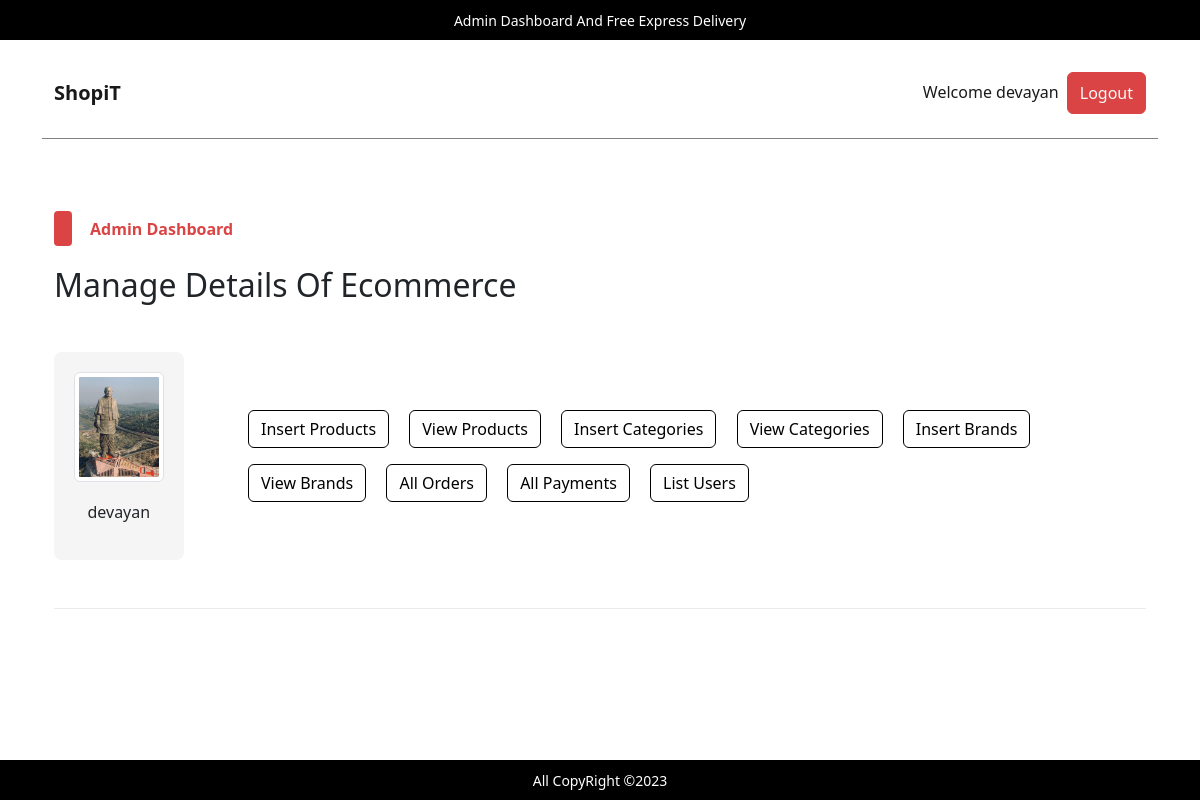
/admin/index.php (signed in), run on the app's committed database.
### tables this page shows
CREATE TABLE `admin_table` (
  `admin_id` int(11) NOT NULL,
  `admin_name` varchar(100) NOT NULL,
  `admin_email` varchar(200) NOT NULL,
  `admin_image` varchar(255) NOT NULL,
  `admin_password` varchar(255) NOT NULL
);

### admin/index.php (the view, shortened to what this page needs)
<?php
    include('../includes/connect.php');
    if(isset($_SESSION['admin_username'])){
        $admin_name = $_SESSION['admin_username'];
        $get_admin_data = "SELECT * FROM `admin_table` WHERE admin_name = '$admin_name'";
        $get_admin_result = mysqli_query($con,$get_admin_data);
        $row_fetch_admin_data = mysqli_fetch_array($get_admin_result);
        $admin_name = $row_fetch_admin_data['admin_name'];
        $admin_image = $row_fetch_admin_data['admin_image'];
    }else{
        echo "<script>window.open('./admin_login.php','_self');</script>";
    }
?>
<!DOCTYPE html>
<html lang="en">
<head>
    <link rel="stylesheet" href="../assets/css/bootstrap.css" />
    <link rel="stylesheet" href="../assets/css/main.css" />
</head>
<body>
    <div class="container my-5 pb-5">
    <div class="upper-nav primary-bg p-2 px-3 text-center text-break fixed-top">
        <span>Admin Dashboard And Free Express Delivery</span>
    </div>
    <nav class="navbar navbar-expand-lg navbar-light bg-light my-5">
        <div class="container py-3">
            <a class="navbar-brand fw-bold" href="#">ShopiT</a>
            <div class="collapse navbar-collapse" id="navbarSupportedContentad">
                <ul class="navbar-nav ms-auto mb-2 mb-lg-0">
                    <li class="nav-item">
                        <a class="nav-link active" aria-current="page" href="#">Welcome <?php echo $admin_name;?></a>
                    </li>
                    <li class="nav-item">
                    <button class="btn btn-primary p-0 px-1">
                            <a href="./admin_logout.php" class="nav-link text-light">Logout</a>
                        </button>
                    </li>
                </ul>
            </div>
        </div>
    </nav>
    <div class="control my-5">
        <div class="container pt-4 pb-0">
            <div class="categ-header">
                <div class="sub-title">
                    <span class="shape"></span>
                    <span class="title">Admin Dashboard</span>
                </div>
                <h2>Manage Details Of Ecommerce</h2>
            </div>
            <div class="row align-items-center mb-5">
                <div class="col-md-2">
                    <div class="admin-image">
                        <a href="./index.php"><img src="./admin_images/<?php echo $admin_image;?>" class="img-thumbnail" alt="Admin Photo"></a>
                        <p><?php echo $admin_name;?></p>
                    </div>
                </div>
                <div class="col-md-10 ">
                    <div class="buttons">
                        <button class="btn btn-outline-primary m-2">
                            <a href="./insert_product.php" class="nav-link">Insert Products</a>
                        </button>
                        <button class="btn btn-outline-primary m-2">
                            <a href="index.php?view_products" class="nav-link">View Products</a>
                        </button>
                        <button class="btn btn-outline-primary m-2">
                            <a href="index.php?insert_category" class="nav-link">Insert Categories</a>
                        </button>
                        <button class="btn btn-outline-primary m-2">
                            <a href="index.php?view_categories" class="nav-link">View Categories</a>
                        </button>
                        <button class="btn btn-outline-primary m-2">
                            <a href="index.php?insert_brand" class="nav-link">Insert Brands</a>
                        </button>
                        <button class="btn btn-outline-primary m-2">
                            <a href="index.php?view_brands" class="nav-link">View Brands</a>
                        </button>
                        <button class="btn btn-outline-primary m-2">
                            <a href="index.php?list_orders" class="nav-link">All Orders</a>
                        </button>
                        <button class="btn btn-outline-primary m-2">
                            <a href="index.php?list_payments" class="nav-link">All Payments</a>
                        </button>
                        <button class="btn btn-outline-primary m-2">
                            <a href="index.php?list_users" class="nav-link">List Users</a>
                        </button>
                    </div>
                </div>
            </div>
        </div>
    </div>
    <div class="container">
        <div class="divider"></div>
    </div>
    <div class="upper-nav primary-bg p-2 px-3 text-center text-break fixed-bottom">
        <span>All CopyRight &copy;2023</span>
    </div>
</div>
</body>
</html>

### assets/css/main.css (style rules this page uses)
* { -webkit-box-sizing: border-box; -moz-box-sizing: border-box; box-sizing: border-box; margin: 0; padding: 0; }
html { scroll-behavior: smooth; }
a { text-decoration: none; color: #000000; cursor: pointer; }
button, input[type="submit"] { cursor: pointer; }
ul { list-style: none; }
.primary-bg { background-color: #000; }
.divider { background-color: #eaeaea; height: 1.5px; width: 100%; margin-top: 30px; margin-bottom: 40px; }
.container .categ-header { display: flex; flex-direction: column; gap: 20px; margin-bottom: 40px; }
.container .categ-header .sub-title { display: flex; flex-direction: row; gap: 18px; align-items: center; }
.container .categ-header .sub-title span:nth-of-type(1) { width: 18px; height: 35px; background-color: #DB4444; border-radius: 4px; -webkit-border-radius: 4px; -moz-border-radius: 4px; -ms-border-radius: 4px; -o-border-radius: 4px; }
.shape { display: inline-block; width: 18px; height: 35px; background-color: #DB4444; border-radius: 4px; -webkit-border-radius: 4px; -moz-border-radius: 4px; -ms-border-radius: 4px; -o-border-radius: 4px; }
.container .categ-header .sub-title span:nth-of-type(2) { color: #DB4444; font-weight: bold; }
.upper-nav span { color: #ffffff; font-size: 14px; }
.bg-light { background-color: #ffffff !important; border-bottom: 1px solid #7D8184; }
.control .container .row .admin-image { width: 80%; background-color: #F5F5F5; padding: 20px; display: flex; flex-direction: column; gap:18px; align-items: center; border-radius: 8px; -webkit-border-radius: 8px; -moz-border-radius: 8px; -ms-border-radius: 8px; -o-border-radius: 8px; }
.control .container .row .admin-image img { width: 100%; }
.control .container .row .buttons a.nav-link { transition: 0s; -webkit-transition: 0s; -moz-transition: 0s; -ms-transition: 0s; -o-transition: 0s; }

### data on the page
admin_table: admin_name "devayan", admin_image (picture)
